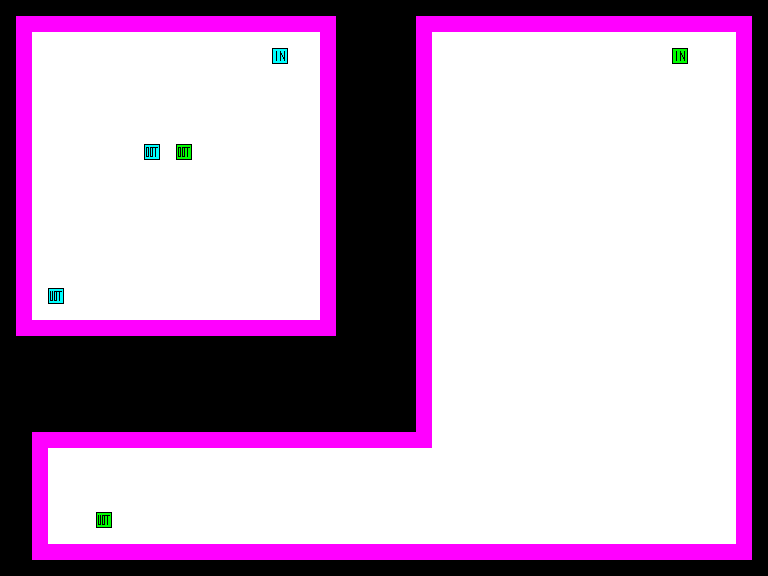

Below is a game level as drawn by its tile map, then a one-line description and the .tmx file that defines it, in full:
An orthogonal 48x36 tile map with 16x16 px tiles, 2 tile layers (Tile Layer 1, Tile Layer 2).

<map version="1.0" tiledversion="1.0.3" orientation="orthogonal" renderorder="right-down" width="48" height="36" tilewidth="16" tileheight="16" nextobjectid="1">
 <tileset firstgid="1" source="coop.tsx" />
 <layer name="Tile Layer 1" width="48" height="36">
  <data encoding="csv">
0,0,0,0,0,0,0,0,0,0,0,0,0,0,0,0,0,0,0,0,0,0,0,0,0,0,0,0,0,0,0,0,0,0,0,0,0,0,0,0,0,0,0,0,0,0,0,0,
0,1,1,1,1,1,1,1,1,1,1,1,1,1,1,1,1,1,1,1,1,0,0,0,0,0,0,0,0,0,0,0,0,0,0,0,0,0,0,0,0,0,0,0,0,0,0,0,
0,1,2,2,2,2,2,2,2,2,2,2,2,2,2,2,2,2,2,2,1,0,0,0,0,0,0,0,0,0,0,0,0,0,0,0,0,0,0,0,0,0,0,0,0,0,0,0,
0,1,2,2,2,2,2,2,2,2,2,2,2,2,2,2,2,9,2,2,1,0,0,0,0,0,0,0,0,0,0,0,0,0,0,0,0,0,0,0,0,0,0,0,0,0,0,0,
0,1,2,2,2,2,2,2,2,2,2,2,2,2,2,2,2,2,2,2,1,0,0,0,0,0,0,0,0,0,0,0,0,0,0,0,0,0,0,0,0,0,0,0,0,0,0,0,
0,1,2,2,2,2,2,2,2,2,2,2,2,2,2,2,2,2,2,2,1,0,0,0,0,0,0,0,0,0,0,0,0,0,0,0,0,0,0,0,0,0,0,0,0,0,0,0,
0,1,2,2,2,2,2,2,2,2,2,2,2,2,2,2,2,2,2,2,1,0,0,0,0,0,0,0,0,0,0,0,0,0,0,0,0,0,0,0,0,0,0,0,0,0,0,0,
0,1,2,2,2,2,2,2,2,2,2,2,2,2,2,2,2,2,2,2,1,0,0,0,0,0,0,0,0,0,0,0,0,0,0,0,0,0,0,0,0,0,0,0,0,0,0,0,
0,1,2,2,2,2,2,2,2,2,2,2,2,2,2,2,2,2,2,2,1,0,0,0,0,0,0,0,0,0,0,0,0,0,0,0,0,0,0,0,0,0,0,0,0,0,0,0,
0,1,2,2,2,2,2,2,2,3,2,4,2,2,2,2,2,2,2,2,1,0,0,0,0,0,0,0,0,0,0,0,0,0,0,0,0,0,0,0,0,0,0,0,0,0,0,0,
0,1,2,2,2,2,2,2,2,2,2,2,2,2,2,2,2,2,2,2,1,0,0,0,0,0,0,0,0,0,0,0,0,0,0,0,0,0,0,0,0,0,0,0,0,0,0,0,
0,1,2,2,2,2,2,2,2,2,2,2,2,2,2,2,2,2,2,2,1,0,0,0,0,0,0,0,0,0,0,0,0,0,0,0,0,0,0,0,0,0,0,0,0,0,0,0,
0,1,2,2,2,2,2,2,2,2,2,2,2,2,2,2,2,2,2,2,1,0,0,0,0,0,0,0,0,0,0,0,0,0,0,0,0,0,0,0,0,0,0,0,0,0,0,0,
0,1,2,2,2,2,2,2,2,2,2,2,2,2,2,2,2,2,2,2,1,0,0,0,0,0,0,0,0,0,0,0,0,0,0,0,0,0,0,0,0,0,0,0,0,0,0,0,
0,1,2,2,2,2,2,2,2,2,2,2,2,2,2,2,2,2,2,2,1,0,0,0,0,0,0,0,0,0,0,0,0,0,0,0,0,0,0,0,0,0,0,0,0,0,0,0,
0,1,2,2,2,2,2,2,2,2,2,2,2,2,2,2,2,2,2,2,1,0,0,0,0,0,0,0,0,0,0,0,0,0,0,0,0,0,0,0,0,0,0,0,0,0,0,0,
0,1,2,2,2,2,2,2,2,2,2,2,2,2,2,2,2,2,2,2,1,0,0,0,0,0,0,0,0,0,0,0,0,0,0,0,0,0,0,0,0,0,0,0,0,0,0,0,
0,1,2,2,2,2,2,2,2,2,2,2,2,2,2,2,2,2,2,2,1,0,0,0,0,0,0,0,0,0,0,0,0,0,0,0,0,0,0,0,0,0,0,0,0,0,0,0,
0,1,2,10,2,2,2,2,2,2,2,2,2,2,2,2,2,2,2,2,1,0,0,0,0,0,0,0,0,0,0,0,0,0,0,0,0,0,0,0,0,0,0,0,0,0,0,0,
0,1,2,2,2,2,2,2,2,2,2,2,2,2,2,2,2,2,2,2,1,0,0,0,0,0,0,0,0,0,0,0,0,0,0,0,0,0,0,0,0,0,0,0,0,0,0,0,
0,1,1,1,1,1,1,1,1,1,1,1,1,1,1,1,1,1,1,1,1,0,0,0,0,0,0,0,0,0,0,0,0,0,0,0,0,0,0,0,0,0,0,0,0,0,0,0,
0,0,0,0,0,0,0,0,0,0,0,0,0,0,0,0,0,0,0,0,0,0,0,0,0,0,0,0,0,0,0,0,0,0,0,0,0,0,0,0,0,0,0,0,0,0,0,0,
0,0,0,0,0,0,0,0,0,0,0,0,0,0,0,0,0,0,0,0,0,0,0,0,0,0,0,0,0,0,0,0,0,0,0,0,0,0,0,0,0,0,0,0,0,0,0,0,
0,0,0,0,0,0,0,0,0,0,0,0,0,0,0,0,0,0,0,0,0,0,0,0,0,0,0,0,0,0,0,0,0,0,0,0,0,0,0,0,0,0,0,0,0,0,0,0,
0,0,0,0,0,0,0,0,0,0,0,0,0,0,0,0,0,0,0,0,0,0,0,0,0,0,0,0,0,0,0,0,0,0,0,0,0,0,0,0,0,0,0,0,0,0,0,0,
0,0,0,0,0,0,0,0,0,0,0,0,0,0,0,0,0,0,0,0,0,0,0,0,0,0,0,0,0,0,0,0,0,0,0,0,0,0,0,0,0,0,0,0,0,0,0,0,
0,0,0,0,0,0,0,0,0,0,0,0,0,0,0,0,0,0,0,0,0,0,0,0,0,0,0,0,0,0,0,0,0,0,0,0,0,0,0,0,0,0,0,0,0,0,0,0,
0,0,0,0,0,0,0,0,0,0,0,0,0,0,0,0,0,0,0,0,0,0,0,0,0,0,0,0,0,0,0,0,0,0,0,0,0,0,0,0,0,0,0,0,0,0,0,0,
0,0,0,0,0,0,0,0,0,0,0,0,0,0,0,0,0,0,0,0,0,0,0,0,0,0,0,0,0,0,0,0,0,0,0,0,0,0,0,0,0,0,0,0,0,0,0,0,
0,0,0,0,0,0,0,0,0,0,0,0,0,0,0,0,0,0,0,0,0,0,0,0,0,0,0,0,0,0,0,0,0,0,0,0,0,0,0,0,0,0,0,0,0,0,0,0,
0,0,0,0,0,0,0,0,0,0,0,0,0,0,0,0,0,0,0,0,0,0,0,0,0,0,0,0,0,0,0,0,0,0,0,0,0,0,0,0,0,0,0,0,0,0,0,0,
0,0,0,0,0,0,0,0,0,0,0,0,0,0,0,0,0,0,0,0,0,0,0,0,0,0,0,0,0,0,0,0,0,0,0,0,0,0,0,0,0,0,0,0,0,0,0,0,
0,0,0,0,0,0,0,0,0,0,0,0,0,0,0,0,0,0,0,0,0,0,0,0,0,0,0,0,0,0,0,0,0,0,0,0,0,0,0,0,0,0,0,0,0,0,0,0,
0,0,0,0,0,0,0,0,0,0,0,0,0,0,0,0,0,0,0,0,0,0,0,0,0,0,0,0,0,0,0,0,0,0,0,0,0,0,0,0,0,0,0,0,0,0,0,0,
0,0,0,0,0,0,0,0,0,0,0,0,0,0,0,0,0,0,0,0,0,0,0,0,0,0,0,0,0,0,0,0,0,0,0,0,0,0,0,0,0,0,0,0,0,0,0,0,
0,0,0,0,0,0,0,0,0,0,0,0,0,0,0,0,0,0,0,0,0,0,0,0,0,0,0,0,0,0,0,0,0,0,0,0,0,0,0,0,0,0,0,0,0,0,0,0
</data>
 </layer>
 <layer name="Tile Layer 2" width="48" height="36">
  <data encoding="csv">
0,0,0,0,0,0,0,0,0,0,0,0,0,0,0,0,0,0,0,0,0,0,0,0,0,0,0,0,0,0,0,0,0,0,0,0,0,0,0,0,0,0,0,0,0,0,0,0,
0,0,0,0,0,0,0,0,0,0,0,0,0,0,0,0,0,0,0,0,0,0,0,0,0,0,1,1,1,1,1,1,1,1,1,1,1,1,1,1,1,1,1,1,1,1,1,0,
0,0,0,0,0,0,0,0,0,0,0,0,0,0,0,0,0,0,0,0,0,0,0,0,0,0,1,2,2,2,2,2,2,2,2,2,2,2,2,2,2,2,2,2,2,2,1,0,
0,0,0,0,0,0,0,0,0,0,0,0,0,0,0,0,0,0,0,0,0,0,0,0,0,0,1,2,2,2,2,2,2,2,2,2,2,2,2,2,2,2,11,2,2,2,1,0,
0,0,0,0,0,0,0,0,0,0,0,0,0,0,0,0,0,0,0,0,0,0,0,0,0,0,1,2,2,2,2,2,2,2,2,2,2,2,2,2,2,2,2,2,2,2,1,0,
0,0,0,0,0,0,0,0,0,0,0,0,0,0,0,0,0,0,0,0,0,0,0,0,0,0,1,2,2,2,2,2,2,2,2,2,2,2,2,2,2,2,2,2,2,2,1,0,
0,0,0,0,0,0,0,0,0,0,0,0,0,0,0,0,0,0,0,0,0,0,0,0,0,0,1,2,2,2,2,2,2,2,2,2,2,2,2,2,2,2,2,2,2,2,1,0,
0,0,0,0,0,0,0,0,0,0,0,0,0,0,0,0,0,0,0,0,0,0,0,0,0,0,1,2,2,2,2,2,2,2,2,2,2,2,2,2,2,2,2,2,2,2,1,0,
0,0,0,0,0,0,0,0,0,0,0,0,0,0,0,0,0,0,0,0,0,0,0,0,0,0,1,2,2,2,2,2,2,2,2,2,2,2,2,2,2,2,2,2,2,2,1,0,
0,0,0,0,0,0,0,0,0,0,0,0,0,0,0,0,0,0,0,0,0,0,0,0,0,0,1,2,2,2,2,2,2,2,2,2,2,2,2,2,2,2,2,2,2,2,1,0,
0,0,0,0,0,0,0,0,0,0,0,0,0,0,0,0,0,0,0,0,0,0,0,0,0,0,1,2,2,2,2,2,2,2,2,2,2,2,2,2,2,2,2,2,2,2,1,0,
0,0,0,0,0,0,0,0,0,0,0,0,0,0,0,0,0,0,0,0,0,0,0,0,0,0,1,2,2,2,2,2,2,2,2,2,2,2,2,2,2,2,2,2,2,2,1,0,
0,0,0,0,0,0,0,0,0,0,0,0,0,0,0,0,0,0,0,0,0,0,0,0,0,0,1,2,2,2,2,2,2,2,2,2,2,2,2,2,2,2,2,2,2,2,1,0,
0,0,0,0,0,0,0,0,0,0,0,0,0,0,0,0,0,0,0,0,0,0,0,0,0,0,1,2,2,2,2,2,2,2,2,2,2,2,2,2,2,2,2,2,2,2,1,0,
0,0,0,0,0,0,0,0,0,0,0,0,0,0,0,0,0,0,0,0,0,0,0,0,0,0,1,2,2,2,2,2,2,2,2,2,2,2,2,2,2,2,2,2,2,2,1,0,
0,0,0,0,0,0,0,0,0,0,0,0,0,0,0,0,0,0,0,0,0,0,0,0,0,0,1,2,2,2,2,2,2,2,2,2,2,2,2,2,2,2,2,2,2,2,1,0,
0,0,0,0,0,0,0,0,0,0,0,0,0,0,0,0,0,0,0,0,0,0,0,0,0,0,1,2,2,2,2,2,2,2,2,2,2,2,2,2,2,2,2,2,2,2,1,0,
0,0,0,0,0,0,0,0,0,0,0,0,0,0,0,0,0,0,0,0,0,0,0,0,0,0,1,2,2,2,2,2,2,2,2,2,2,2,2,2,2,2,2,2,2,2,1,0,
0,0,0,0,0,0,0,0,0,0,0,0,0,0,0,0,0,0,0,0,0,0,0,0,0,0,1,2,2,2,2,2,2,2,2,2,2,2,2,2,2,2,2,2,2,2,1,0,
0,0,0,0,0,0,0,0,0,0,0,0,0,0,0,0,0,0,0,0,0,0,0,0,0,0,1,2,2,2,2,2,2,2,2,2,2,2,2,2,2,2,2,2,2,2,1,0,
0,0,0,0,0,0,0,0,0,0,0,0,0,0,0,0,0,0,0,0,0,0,0,0,0,0,1,2,2,2,2,2,2,2,2,2,2,2,2,2,2,2,2,2,2,2,1,0,
0,0,0,0,0,0,0,0,0,0,0,0,0,0,0,0,0,0,0,0,0,0,0,0,0,0,1,2,2,2,2,2,2,2,2,2,2,2,2,2,2,2,2,2,2,2,1,0,
0,0,0,0,0,0,0,0,0,0,0,0,0,0,0,0,0,0,0,0,0,0,0,0,0,0,1,2,2,2,2,2,2,2,2,2,2,2,2,2,2,2,2,2,2,2,1,0,
0,0,0,0,0,0,0,0,0,0,0,0,0,0,0,0,0,0,0,0,0,0,0,0,0,0,1,2,2,2,2,2,2,2,2,2,2,2,2,2,2,2,2,2,2,2,1,0,
0,0,0,0,0,0,0,0,0,0,0,0,0,0,0,0,0,0,0,0,0,0,0,0,0,0,1,2,2,2,2,2,2,2,2,2,2,2,2,2,2,2,2,2,2,2,1,0,
0,0,0,0,0,0,0,0,0,0,0,0,0,0,0,0,0,0,0,0,0,0,0,0,0,0,1,2,2,2,2,2,2,2,2,2,2,2,2,2,2,2,2,2,2,2,1,0,
0,0,0,0,0,0,0,0,0,0,0,0,0,0,0,0,0,0,0,0,0,0,0,0,0,0,1,2,2,2,2,2,2,2,2,2,2,2,2,2,2,2,2,2,2,2,1,0,
0,0,1,1,1,1,1,1,1,1,1,1,1,1,1,1,1,1,1,1,1,1,1,1,1,1,1,2,2,2,2,2,2,2,2,2,2,2,2,2,2,2,2,2,2,2,1,0,
0,0,1,2,2,2,2,2,2,2,2,2,2,2,2,2,2,2,2,2,2,2,2,2,2,2,2,2,2,2,2,2,2,2,2,2,2,2,2,2,2,2,2,2,2,2,1,0,
0,0,1,2,2,2,2,2,2,2,2,2,2,2,2,2,2,2,2,2,2,2,2,2,2,2,2,2,2,2,2,2,2,2,2,2,2,2,2,2,2,2,2,2,2,2,1,0,
0,0,1,2,2,2,2,2,2,2,2,2,2,2,2,2,2,2,2,2,2,2,2,2,2,2,2,2,2,2,2,2,2,2,2,2,2,2,2,2,2,2,2,2,2,2,1,0,
0,0,1,2,2,2,2,2,2,2,2,2,2,2,2,2,2,2,2,2,2,2,2,2,2,2,2,2,2,2,2,2,2,2,2,2,2,2,2,2,2,2,2,2,2,2,1,0,
0,0,1,2,2,2,12,2,2,2,2,2,2,2,2,2,2,2,2,2,2,2,2,2,2,2,2,2,2,2,2,2,2,2,2,2,2,2,2,2,2,2,2,2,2,2,1,0,
0,0,1,2,2,2,2,2,2,2,2,2,2,2,2,2,2,2,2,2,2,2,2,2,2,2,2,2,2,2,2,2,2,2,2,2,2,2,2,2,2,2,2,2,2,2,1,0,
0,0,1,1,1,1,1,1,1,1,1,1,1,1,1,1,1,1,1,1,1,1,1,1,1,1,1,1,1,1,1,1,1,1,1,1,1,1,1,1,1,1,1,1,1,1,1,0,
0,0,0,0,0,0,0,0,0,0,0,0,0,0,0,0,0,0,0,0,0,0,0,0,0,0,0,0,0,0,0,0,0,0,0,0,0,0,0,0,0,0,0,0,0,0,0,0
</data>
 </layer>
</map>
